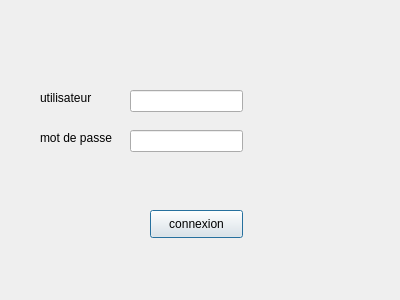
<?xml version="1.0" encoding="UTF-8"?>
<ui version="4.0">
 <class>Dialog</class>
 <widget class="QDialog" name="Dialog">
  <property name="geometry">
   <rect>
    <x>0</x>
    <y>0</y>
    <width>400</width>
    <height>300</height>
   </rect>
  </property>
  <property name="windowTitle">
   <string>Dialog</string>
  </property>
  <widget class="QPushButton" name="pushButton">
   <property name="geometry">
    <rect>
     <x>150</x>
     <y>210</y>
     <width>93</width>
     <height>28</height>
    </rect>
   </property>
   <property name="text">
    <string>connexion</string>
   </property>
  </widget>
  <widget class="QLabel" name="label">
   <property name="geometry">
    <rect>
     <x>40</x>
     <y>90</y>
     <width>81</width>
     <height>16</height>
    </rect>
   </property>
   <property name="text">
    <string>utilisateur</string>
   </property>
  </widget>
  <widget class="QLabel" name="label_2">
   <property name="geometry">
    <rect>
     <x>40</x>
     <y>130</y>
     <width>91</width>
     <height>16</height>
    </rect>
   </property>
   <property name="text">
    <string>mot de passe</string>
   </property>
  </widget>
  <widget class="QLineEdit" name="lineEdit">
   <property name="geometry">
    <rect>
     <x>130</x>
     <y>90</y>
     <width>113</width>
     <height>22</height>
    </rect>
   </property>
  </widget>
  <widget class="QLineEdit" name="lineEdit_2">
   <property name="geometry">
    <rect>
     <x>130</x>
     <y>130</y>
     <width>113</width>
     <height>22</height>
    </rect>
   </property>
  </widget>
 </widget>
 <resources/>
 <connections/>
</ui>
